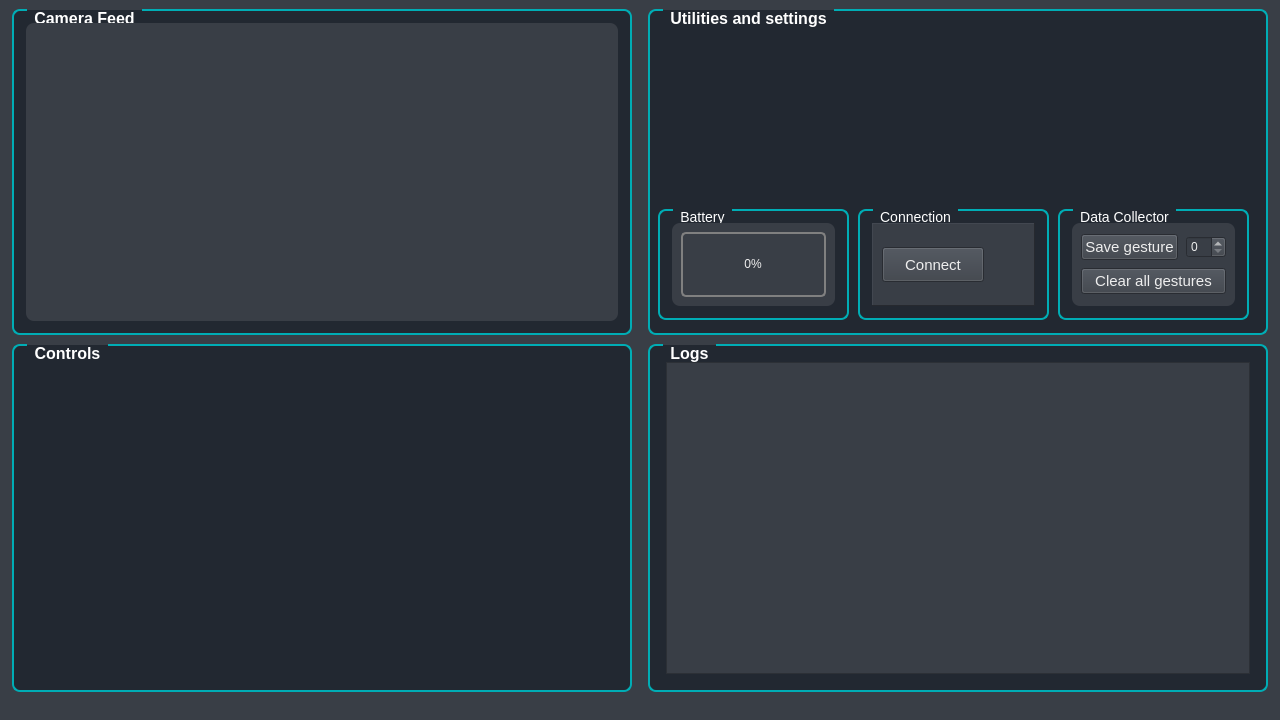
<?xml version="1.0" encoding="UTF-8"?>
<ui version="4.0">
 <class>MainWindow</class>
 <widget class="QMainWindow" name="MainWindow">
  <property name="geometry">
   <rect>
    <x>0</x>
    <y>0</y>
    <width>1280</width>
    <height>720</height>
   </rect>
  </property>
  <property name="sizePolicy">
   <sizepolicy hsizetype="Maximum" vsizetype="Maximum">
    <horstretch>0</horstretch>
    <verstretch>0</verstretch>
   </sizepolicy>
  </property>
  <property name="minimumSize">
   <size>
    <width>1280</width>
    <height>720</height>
   </size>
  </property>
  <property name="maximumSize">
   <size>
    <width>1280</width>
    <height>720</height>
   </size>
  </property>
  <property name="windowTitle">
   <string>Drone Control Application</string>
  </property>
  <property name="windowIcon">
   <iconset resource="../resources/resources.qrc">
    <normaloff>:/images/images/drone.png</normaloff>:/images/images/drone.png</iconset>
  </property>
  <property name="styleSheet">
   <string notr="true">background-color: #393E46;</string>
  </property>
  <widget class="QWidget" name="centralwidget">
   <property name="autoFillBackground">
    <bool>false</bool>
   </property>
   <layout class="QGridLayout" name="gridLayout">
    <property name="leftMargin">
     <number>12</number>
    </property>
    <property name="rightMargin">
     <number>12</number>
    </property>
    <property name="bottomMargin">
     <number>6</number>
    </property>
    <property name="horizontalSpacing">
     <number>16</number>
    </property>
    <property name="verticalSpacing">
     <number>9</number>
    </property>
    <item row="1" column="1">
     <widget class="QGroupBox" name="QGroupBox_1">
      <property name="minimumSize">
       <size>
        <width>620</width>
        <height>326</height>
       </size>
      </property>
      <property name="font">
       <font>
        <pointsize>-1</pointsize>
        <bold>true</bold>
       </font>
      </property>
      <property name="styleSheet">
       <string notr="true">QGroupBox#QGroupBox_1 {
    background-color:  #222831;
    border: 2px solid gray;
	 border-color: #00ADB5;
    border-radius: 8px;
    margin-top: 1ex; /* leave space at the top for the title */
	 font-size: 16px;
}

QGroupBox::title#QGroupBox_1 {
    color:  white;
    subcontrol-origin: margin;
	left: 15px;
    padding: 0px 5px 0px 5px;
}</string>
      </property>
      <property name="title">
       <string>Logs</string>
      </property>
      <layout class="QGridLayout" name="gridLayout_2">
       <property name="leftMargin">
        <number>16</number>
       </property>
       <property name="topMargin">
        <number>16</number>
       </property>
       <property name="rightMargin">
        <number>16</number>
       </property>
       <property name="bottomMargin">
        <number>16</number>
       </property>
       <item row="0" column="0">
        <widget class="QTextBrowser" name="QTextBrowser_Logs">
         <property name="styleSheet">
          <string notr="true">QTextBrowser#QTextBrowser_Logs {
	color:#EEEEEE;
}</string>
         </property>
        </widget>
       </item>
      </layout>
     </widget>
    </item>
    <item row="1" column="0">
     <widget class="QGroupBox" name="QGroupBox_3">
      <property name="minimumSize">
       <size>
        <width>620</width>
        <height>326</height>
       </size>
      </property>
      <property name="font">
       <font>
        <pointsize>-1</pointsize>
        <bold>true</bold>
       </font>
      </property>
      <property name="styleSheet">
       <string notr="true">QGroupBox#QGroupBox_3 {
    background-color:  #222831;
    border: 2px solid gray;
	 border-color: #00ADB5;
    border-radius: 8px;
    margin-top: 1ex; /* leave space at the top for the title */
	font-size: 16px;
}

QGroupBox::title#QGroupBox_3 {
    color:  white;
    subcontrol-origin: margin;
	left: 15px;
    padding: 0px 5px 0px 5px;
}</string>
      </property>
      <property name="title">
       <string>Controls</string>
      </property>
     </widget>
    </item>
    <item row="0" column="0">
     <widget class="QGroupBox" name="QGroupBox_Camera_Feed">
      <property name="sizePolicy">
       <sizepolicy hsizetype="Maximum" vsizetype="Preferred">
        <horstretch>0</horstretch>
        <verstretch>0</verstretch>
       </sizepolicy>
      </property>
      <property name="minimumSize">
       <size>
        <width>620</width>
        <height>326</height>
       </size>
      </property>
      <property name="maximumSize">
       <size>
        <width>620</width>
        <height>16777215</height>
       </size>
      </property>
      <property name="font">
       <font>
        <pointsize>-1</pointsize>
        <bold>true</bold>
       </font>
      </property>
      <property name="styleSheet">
       <string notr="true">QGroupBox#QGroupBox_Camera_Feed {
    background-color:  #222831;
    border: 2px solid gray;
	 border-color: #00ADB5;
    border-radius: 8px;
    margin-top: 1ex; /* leave space at the top for the title */
	font-size: 16px;
}

QGroupBox::title#QGroupBox_Camera_Feed {
    color:  white;
    subcontrol-origin: margin;
	left: 15px;
    padding: 0px 5px 0px 5px;
}</string>
      </property>
      <property name="title">
       <string>Camera Feed</string>
      </property>
      <layout class="QGridLayout" name="gridLayout_6">
       <property name="leftMargin">
        <number>12</number>
       </property>
       <property name="topMargin">
        <number>12</number>
       </property>
       <property name="rightMargin">
        <number>12</number>
       </property>
       <property name="bottomMargin">
        <number>12</number>
       </property>
       <item row="1" column="0">
        <widget class="QLabel" name="QLabel_Camera_Feed">
         <property name="styleSheet">
          <string notr="true">QLabel#QLabel_Camera_Feed{
    border-radius: 8px;
}</string>
         </property>
         <property name="text">
          <string/>
         </property>
        </widget>
       </item>
      </layout>
     </widget>
    </item>
    <item row="0" column="1">
     <widget class="QGroupBox" name="QGroupBox_2">
      <property name="minimumSize">
       <size>
        <width>620</width>
        <height>326</height>
       </size>
      </property>
      <property name="font">
       <font>
        <pointsize>-1</pointsize>
        <bold>true</bold>
       </font>
      </property>
      <property name="styleSheet">
       <string notr="true">QGroupBox#QGroupBox_2 {
    background-color:  #222831;
    border: 2px solid gray;
	 border-color: #00ADB5;
    border-radius: 8px;
    margin-top: 1ex; /* leave space at the top for the title */
	font-size: 16px;
}

QGroupBox::title#QGroupBox_2 {
    color:  white;
    subcontrol-origin: margin;
	left: 15px;
    padding: 0px 5px 0px 5px;
}</string>
      </property>
      <property name="title">
       <string>Utilities and settings</string>
      </property>
      <widget class="QGroupBox" name="QGroupBox_Data_Collector">
       <property name="geometry">
        <rect>
         <x>410</x>
         <y>200</y>
         <width>191</width>
         <height>111</height>
        </rect>
       </property>
       <property name="styleSheet">
        <string notr="true">QGroupBox#QGroupBox_Data_Collector {
    background-color:  #222831;
    border: 2px solid gray;
	 border-color: #00ADB5;
    border-radius: 8px;
    margin-top: 1ex; /* leave space at the top for the title */
	font-size: 14px;
}

QGroupBox::title#QGroupBox_Data_Collector  {
    color:  white;
    subcontrol-origin: margin;
	left: 15px;
    padding: 0px 5px 0px 5px;
}</string>
       </property>
       <property name="title">
        <string>Data Collector</string>
       </property>
       <layout class="QGridLayout" name="gridLayout_5">
        <property name="leftMargin">
         <number>12</number>
        </property>
        <property name="topMargin">
         <number>12</number>
        </property>
        <property name="rightMargin">
         <number>12</number>
        </property>
        <property name="bottomMargin">
         <number>12</number>
        </property>
        <item row="0" column="0">
         <widget class="QFrame" name="QFrame_Data_Collector">
          <property name="styleSheet">
           <string notr="true">QFrame#QFrame_Data_Collector {
    border-radius: 8px;
	background-color: #393E46;
}</string>
          </property>
          <property name="frameShape">
           <enum>QFrame::Panel</enum>
          </property>
          <property name="frameShadow">
           <enum>QFrame::Raised</enum>
          </property>
          <layout class="QGridLayout" name="gridLayout_3">
           <item row="0" column="0">
            <layout class="QVBoxLayout" name="verticalLayout">
             <property name="spacing">
              <number>8</number>
             </property>
             <property name="leftMargin">
              <number>0</number>
             </property>
             <item>
              <layout class="QHBoxLayout" name="horizontalLayout">
               <item>
                <widget class="QPushButton" name="QPushButton_Save_Gesture">
                 <property name="font">
                  <font>
                   <pointsize>11</pointsize>
                  </font>
                 </property>
                 <property name="styleSheet">
                  <string notr="true">QPushButton#QPushButton_Save_Gesture {
	color:#EEEEEE;
}</string>
                 </property>
                 <property name="text">
                  <string>Save gesture</string>
                 </property>
                </widget>
               </item>
               <item>
                <widget class="QSpinBox" name="QSpinBox_Gesture_Label">
                 <property name="styleSheet">
                  <string notr="true">QSpinBox#QSpinBox_Gesture_Label {
	color:#EEEEEE;
}</string>
                 </property>
                 <property name="maximum">
                  <number>9</number>
                 </property>
                </widget>
               </item>
              </layout>
             </item>
             <item>
              <widget class="QPushButton" name="QPushButton_Clear_All_Gestures">
               <property name="font">
                <font>
                 <pointsize>11</pointsize>
                </font>
               </property>
               <property name="styleSheet">
                <string notr="true">QPushButton#QPushButton_Clear_All_Gestures{
	color:#EEEEEE;
}</string>
               </property>
               <property name="text">
                <string>Clear all gestures</string>
               </property>
              </widget>
             </item>
            </layout>
           </item>
          </layout>
         </widget>
        </item>
       </layout>
      </widget>
      <widget class="QGroupBox" name="QGroupBox_Drone_Connection">
       <property name="geometry">
        <rect>
         <x>210</x>
         <y>200</y>
         <width>191</width>
         <height>111</height>
        </rect>
       </property>
       <property name="styleSheet">
        <string notr="true">QGroupBox#QGroupBox_Drone_Connection {
    background-color:  #222831;
    border: 2px solid gray;
	 border-color: #00ADB5;
    border-radius: 8px;
    margin-top: 1ex; /* leave space at the top for the title */
	font-size: 14px;
}

QGroupBox::title#QGroupBox_Drone_Connection   {
    color:  white;
    subcontrol-origin: margin;
	left: 15px;
    padding: 0px 5px 0px 5px;
}</string>
       </property>
       <property name="title">
        <string>Connection</string>
       </property>
       <layout class="QGridLayout" name="gridLayout_7">
        <property name="leftMargin">
         <number>12</number>
        </property>
        <property name="topMargin">
         <number>12</number>
        </property>
        <property name="rightMargin">
         <number>12</number>
        </property>
        <property name="bottomMargin">
         <number>12</number>
        </property>
        <item row="0" column="0">
         <widget class="QFrame" name="QFrame_Data_Drone_Connection">
          <property name="styleSheet">
           <string notr="true">QFrame#QFrame_Data_Collector {
    border-radius: 8px;
	background-color: #393E46;
}</string>
          </property>
          <property name="frameShape">
           <enum>QFrame::Panel</enum>
          </property>
          <property name="frameShadow">
           <enum>QFrame::Raised</enum>
          </property>
          <layout class="QGridLayout" name="gridLayout_4">
           <item row="0" column="1">
            <layout class="QHBoxLayout" name="horizontalLayout_2">
             <item>
              <widget class="QPushButton" name="QPushButton_Connect">
               <property name="minimumSize">
                <size>
                 <width>0</width>
                 <height>35</height>
                </size>
               </property>
               <property name="font">
                <font>
                 <pointsize>11</pointsize>
                </font>
               </property>
               <property name="styleSheet">
                <string notr="true">QPushButton#QPushButton_Connect{
	color:#EEEEEE;
}</string>
               </property>
               <property name="text">
                <string>Connect</string>
               </property>
              </widget>
             </item>
             <item>
              <widget class="QLabel" name="QLabel_WiFI">
               <property name="sizePolicy">
                <sizepolicy hsizetype="Maximum" vsizetype="Maximum">
                 <horstretch>0</horstretch>
                 <verstretch>0</verstretch>
                </sizepolicy>
               </property>
               <property name="minimumSize">
                <size>
                 <width>35</width>
                 <height>35</height>
                </size>
               </property>
               <property name="maximumSize">
                <size>
                 <width>35</width>
                 <height>35</height>
                </size>
               </property>
               <property name="text">
                <string/>
               </property>
               <property name="pixmap">
                <pixmap resource="../resources/resources.qrc">:/images/images/wifi_0.png</pixmap>
               </property>
               <property name="scaledContents">
                <bool>true</bool>
               </property>
               <property name="alignment">
                <set>Qt::AlignCenter</set>
               </property>
              </widget>
             </item>
            </layout>
           </item>
          </layout>
         </widget>
        </item>
       </layout>
      </widget>
      <widget class="QGroupBox" name="QGroupBox_Drone_Battery">
       <property name="geometry">
        <rect>
         <x>10</x>
         <y>200</y>
         <width>191</width>
         <height>111</height>
        </rect>
       </property>
       <property name="styleSheet">
        <string notr="true">QGroupBox#QGroupBox_Drone_Battery {
    background-color:  #222831;
    border: 2px solid gray;
	 border-color: #00ADB5;
    border-radius: 8px;
    margin-top: 1ex; /* leave space at the top for the title */
	font-size: 14px;
}

QGroupBox::title#QGroupBox_Drone_Battery   {
    color:  white;
    subcontrol-origin: margin;
	left: 15px;
    padding: 0px 5px 0px 5px;
}</string>
       </property>
       <property name="title">
        <string>Battery</string>
       </property>
       <layout class="QGridLayout" name="gridLayout_8">
        <property name="leftMargin">
         <number>12</number>
        </property>
        <property name="topMargin">
         <number>12</number>
        </property>
        <property name="rightMargin">
         <number>12</number>
        </property>
        <property name="bottomMargin">
         <number>12</number>
        </property>
        <item row="0" column="0">
         <widget class="QFrame" name="QFrame_Data_Drone_Battery">
          <property name="styleSheet">
           <string notr="true">QFrame#QFrame_Data_Drone_Battery {
    border-radius: 8px;
	background-color: #393E46;
}</string>
          </property>
          <property name="frameShape">
           <enum>QFrame::Panel</enum>
          </property>
          <property name="frameShadow">
           <enum>QFrame::Raised</enum>
          </property>
          <layout class="QGridLayout" name="gridLayout_9">
           <item row="0" column="0">
            <widget class="QProgressBar" name="QProgressBar_Battery">
             <property name="enabled">
              <bool>true</bool>
             </property>
             <property name="sizePolicy">
              <sizepolicy hsizetype="Expanding" vsizetype="Minimum">
               <horstretch>0</horstretch>
               <verstretch>0</verstretch>
              </sizepolicy>
             </property>
             <property name="styleSheet">
              <string notr="true">QProgressBar#QProgressBar_Battery {
    border: 2px solid grey;
    border-radius: 5px;
	 color:#EEEEEE;
}

QProgressBar::chunk#QProgressBar_Battery  {
    background-color: #00ADB5;
    width: 20px;
}
</string>
             </property>
             <property name="value">
              <number>0</number>
             </property>
             <property name="alignment">
              <set>Qt::AlignCenter</set>
             </property>
             <property name="textVisible">
              <bool>true</bool>
             </property>
             <property name="orientation">
              <enum>Qt::Horizontal</enum>
             </property>
             <property name="invertedAppearance">
              <bool>false</bool>
             </property>
            </widget>
           </item>
          </layout>
         </widget>
        </item>
       </layout>
      </widget>
     </widget>
    </item>
   </layout>
  </widget>
  <widget class="QMenuBar" name="menubar">
   <property name="geometry">
    <rect>
     <x>0</x>
     <y>0</y>
     <width>1280</width>
     <height>22</height>
    </rect>
   </property>
  </widget>
  <widget class="QStatusBar" name="statusbar"/>
 </widget>
 <resources>
  <include location="../resources/resources.qrc"/>
 </resources>
 <connections/>
</ui>
